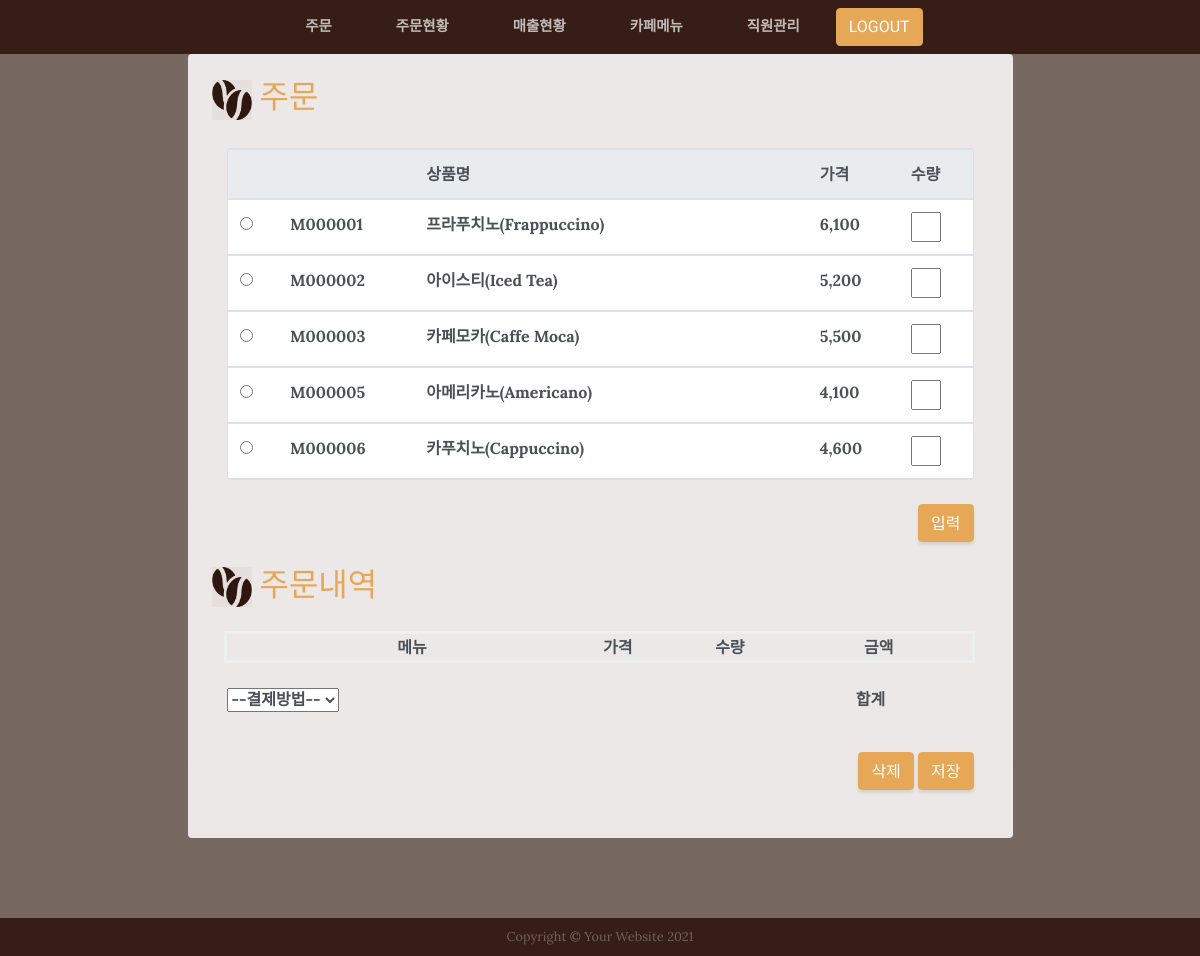
The page /order/ on the database as committed earlier.
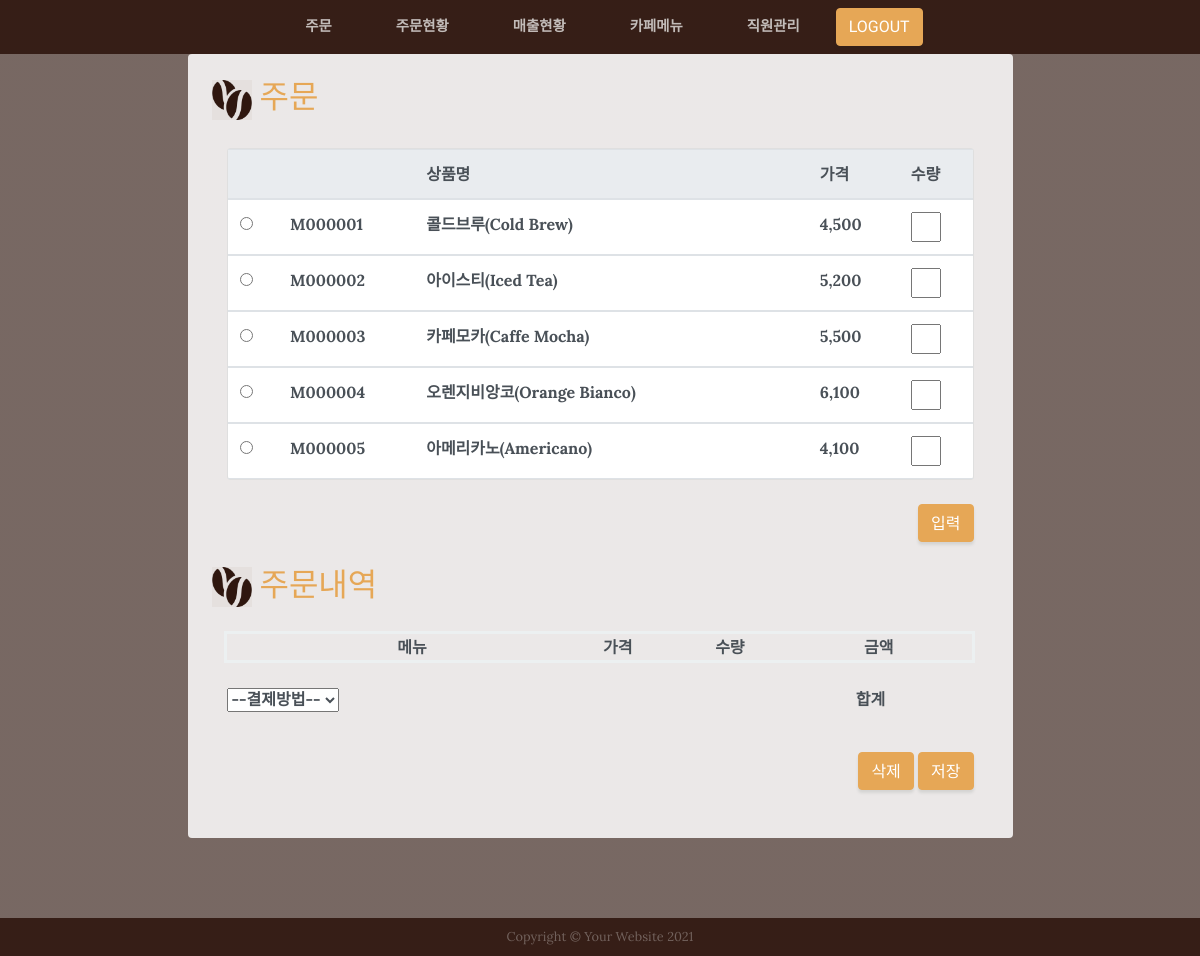
The same page on the database as committed later.
### mapleApp/models.py (models this page shows, shortened)
class Menu(models.Model):
    menuid = models.CharField(max_length=20, primary_key=True,verbose_name='메뉴아이디')
    menuname = models.CharField(max_length=100,verbose_name='메뉴명')
    price = models.IntegerField(verbose_name='가격')
    class Meta:
        db_table = 'm_menu' #테이블명

### mapleApp/views.py (the view)
# urls.py: path('order/', views.order, name='order'),
def order(request):
    if request.session.get('login')=='N':
        return redirect(index)
    menus = Menu.objects.all()
    context = {'menus': menus}
    return render(request, 'order.html', context)

### mapleApp/templates/order.html (shortened to what the changed rows need)
<!DOCTYPE html>
{% load static%}
{% load humanize %}
{% include 'header.html' %}
<html lang="en">
<head>
  <link href="{% static 'vendor/bootstrap/css/bootstrap.min.css'%}" rel="stylesheet">
  <link href="{% static 'css/business-casual.min.css'  %}" rel="stylesheet">
</head>
  <section class="page-section about-heading">
    <div class="container">
      <div class="about-heading-content">
        <div class="row">
          <div class="col-xl-9 col-lg-10 mx-auto">
            <div class="bg-faded rounded p-4">
              <h2 class="section-heading mb-1">
                <img  src="{% static 'img/cafe_icon3.png'%}" width="40" height="40">
                <span class="text-uppercase text-primary"> 주문 </span>
              </h2>
              <br>
{%if menus %}
              <div class="container d-flex justify-content-center mt-50 mb-50">
                <div class="card w-100">
                  <div class="table-responsive">
                    <div style="width:100%; height:330px; overflow:auto ">
                    <table class="table table-hover ">
                      <thead class="thead-light">
                        <tr>
                          <th> </th>
                          <th scope="col"></th>
                          <th scope="col">상품명</th>
                          <th scope="col">가격</th>
                          <th scope="col">수량</th>
                        </tr>
                      </thead>
{%  for menu in  menus   %}
                      <tbody>
                        <tr>
                          <td> <input  type="radio" name="radioValue" value="{{menu.menuid}}"> </td>
                          <td id="mId_{{menu.menuid}}" >{{menu.menuid}}</td>
                          <td id="mName_{{menu.menuid}}" >{{menu.menuname}}</td>
                          <td id="mPrice_{{menu.menuid}}">{{menu.price | intcomma }}</td>
                          <td class="pValue" id="pValue_{{menu.menuid}}">
                              <input class="pValueInput" id="pValueInput_{{menu.menuid}}" type="text"  placeholder="" />
                          </td>
                        </tr>
{%    endfor    %}
                      </tbody>
                    </table>
                    </div>
                  </div>
                </div>
              </div>
 {% else %}
       <p>  데이터가 존재하지 않습니다. </p>
 {% endif %}
              <br>
              <h2 class="section-heading mb-4">
                <img  src="{% static 'img/cafe_icon3.png'%}" width="40" height="40">
                <span class="text-uppercase text-primary" > 주문내역 </span>
              </h2>
              <section class="content">
                <div class="row">
                  <div class="col-md-12">
                    <div class="box box-primary">
                      <form id="regForm"  method="post">
                        <div class="box-body">
                          <div class="form-group">
                            <table class="list-table">
                                <colgroup>
                                </colgroup>
                                <thead>
                                    <tr>
                                        <th></th>
                                        <th>메뉴</th>
                                        <th>가격</th>
                                        <th>수량</th>
                                        <th>금액</th>
                                    </tr>
                                </thead>
                            </table>
                            <br>
                          </div>
                        </div>
                      </form>
                    </div>
                  </div>
                </div>
              </section>
              <br>
              <br>
            </div>
          </div>
        </div>
      </div>
    </div>
  </section>
{% include 'footer.html' %}

Rows that differ between the two databases and show on the page:
no longer on this page (row unchanged): Menu: menuid "M000006", menuname "카푸치노(Cappuccino)", price "4,600"
changed Menu "M000001": menuname "프라푸치노(Frappuccino)" → "콜드브루(Cold Brew)"; price "6,100" → "4,500"
changed Menu "M000003": menuname "카페모카(Caffe Moca)" → "카페모카(Caffe Mocha)"
added Menu: menuid "M000004", menuname "오렌지비앙코(Orange Bianco)", price "6,100"
